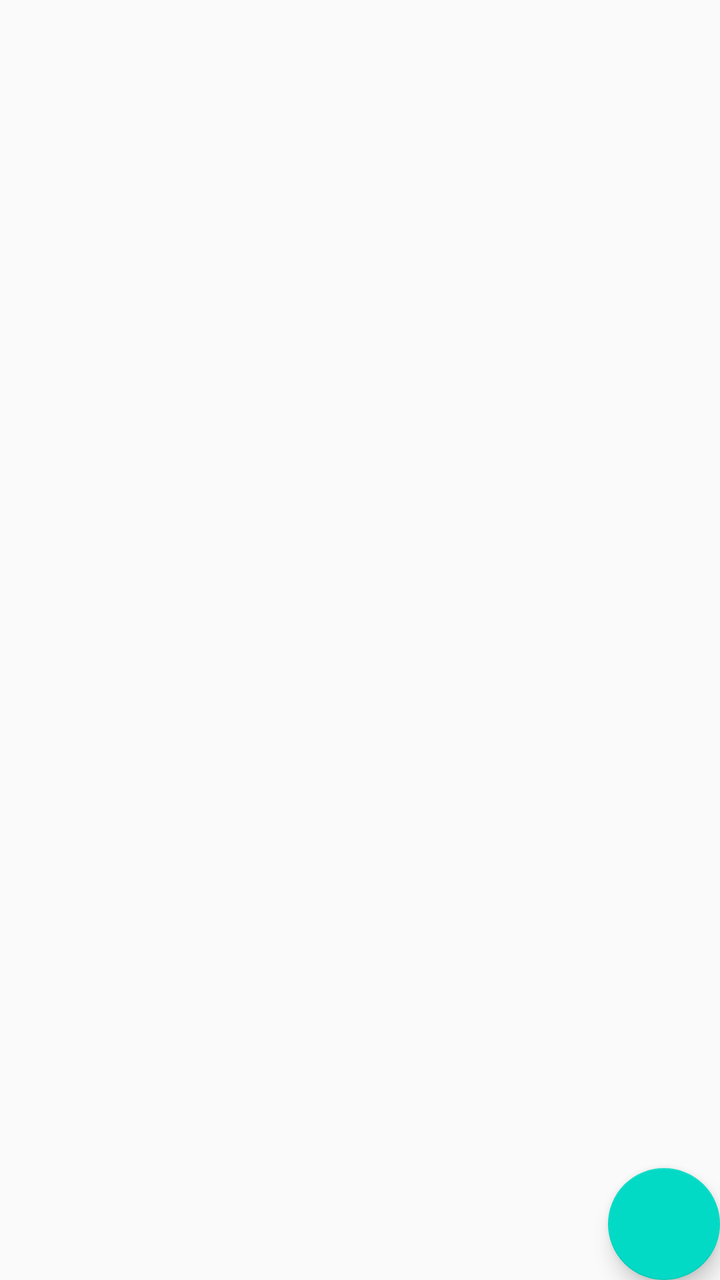
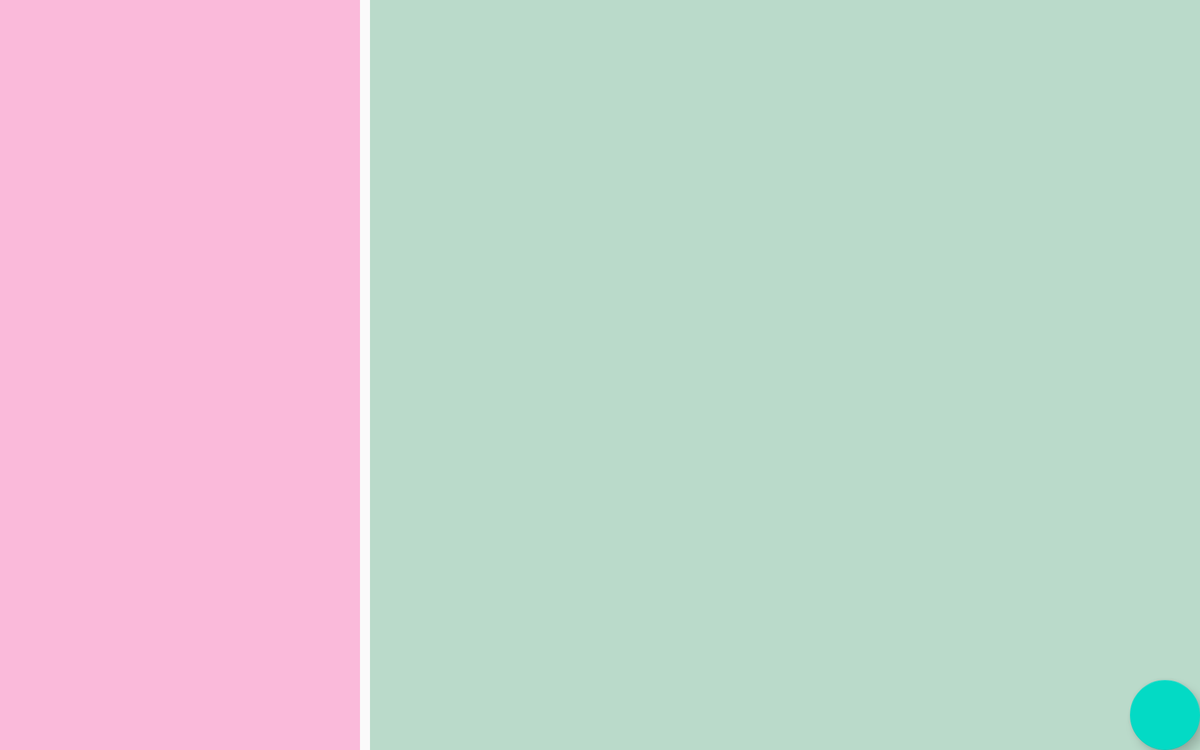

Compare how this app lays out the same screen by default and in its alternative resource folder. The renders come first, then the two layout files and the values they reference.
<!-- AndroidManifest.xml: application theme AppTheme -->
<!-- res/layout/activity_forecast.xml -->
<?xml version="1.0" encoding="utf-8"?>
<android.support.design.widget.CoordinatorLayout
    xmlns:android="http://schemas.android.com/apk/res/android"
    xmlns:tools="http://schemas.android.com/tools"

    android:layout_width="match_parent"
    android:layout_height="match_parent">

    <FrameLayout
        android:layout_width="match_parent"
        android:layout_height="match_parent"
        tools:context=".activity.ForecastActivity">

        <FrameLayout
            android:id="@+id/city_list_fragment"
            android:layout_width="match_parent"
            android:layout_height="match_parent"/>
    </FrameLayout>

    <android.support.design.widget.FloatingActionButton
        android:id="@+id/add_button"
        android:layout_width="wrap_content"
        android:layout_height="wrap_content"
        android:layout_gravity="bottom|right"
        android:layout_margin="@dimen/default_activity_padding"
        android:src="@drawable/ic_plus"/>

</android.support.design.widget.CoordinatorLayout>
<!-- resources referenced by this layout -->
<resources>
  <style name="AppTheme" parent="Theme.AppCompat.Light.DarkActionBar">
          
          <item name="colorPrimary">@color/colorPrimary</item>
          <item name="colorPrimaryDark">@color/colorPrimaryDark</item>
          <item name="colorAccent">@color/colorAccent</item>
      </style>
</resources>
<!-- res/layout-sw400dp-land/activity_forecast.xml (the repository's variant of the layout above) -->
<!-- drawn on a 7-inch tablet turned sideways -->
<?xml version="1.0" encoding="utf-8"?>
<android.support.design.widget.CoordinatorLayout
    xmlns:android="http://schemas.android.com/apk/res/android"
    xmlns:app="http://schemas.android.com/apk/res-auto"
    xmlns:tools="http://schemas.android.com/tools"
    android:layout_width="match_parent"
    android:layout_height="match_parent">

    <android.support.constraint.ConstraintLayout
        android:layout_width="match_parent"
        android:layout_height="match_parent">

        <FrameLayout
            android:id="@+id/city_list_fragment"
            android:layout_width="0dp"
            android:layout_height="0dp"
            android:background="#fabada"
            app:layout_constraintBottom_toBottomOf="parent"
            app:layout_constraintEnd_toStartOf="@+id/guideline"
            app:layout_constraintStart_toStartOf="parent"
            app:layout_constraintTop_toTopOf="parent"
            app:layout_constraintVertical_bias="0.39">

        </FrameLayout>

        <FrameLayout
            android:id="@+id/view_pager_fragment"
            android:layout_width="0dp"
            android:layout_height="0dp"
            android:layout_marginLeft="8dp"
            android:layout_marginStart="8dp"
            android:background="#badaca"
            app:layout_constraintBottom_toBottomOf="parent"
            app:layout_constraintEnd_toEndOf="parent"
            app:layout_constraintStart_toStartOf="@+id/guideline"
            app:layout_constraintTop_toTopOf="parent">

        </FrameLayout>

        <android.support.constraint.Guideline
            android:id="@+id/guideline"
            android:layout_width="wrap_content"
            android:layout_height="wrap_content"
            android:orientation="vertical"
            app:layout_constraintGuide_percent="0.3" />
    </android.support.constraint.ConstraintLayout>

    <android.support.design.widget.FloatingActionButton
        android:id="@+id/add_button"
        android:layout_width="wrap_content"
        android:layout_height="wrap_content"
        android:layout_gravity="bottom|right"
        android:layout_margin="@dimen/default_activity_padding"
        android:src="@drawable/ic_plus"/>
</android.support.design.widget.CoordinatorLayout>
